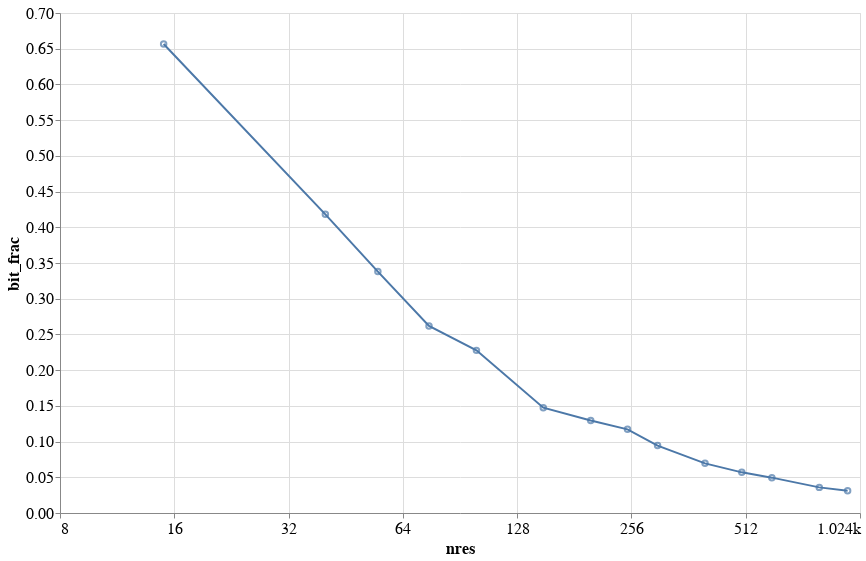

Notebook source saved alongside this figure:
### Code cell
rec = []
for nres, d in decoys.items():
    bit = tmol.score.ljlk.cpp_potential.cpu.block_interaction_lists(d.tmol_coords, 6.0, 8)
    bit_frac = float(bit.shape[0]) / (d.tmol_coords.shape[0] / 8) ** 2
    rec.append(dict(nres=nres, bit_frac=bit_frac))

c = altair.Chart(pandas.DataFrame.from_records(rec))

encoding =  dict(
    x=altair.X(
        "nres", axis=altair.Axis(format="s"), scale=altair.Scale(type="log", base=2)
    ),
    y="bit_frac"
)

c.mark_line().encode(**encoding) + c.mark_point().encode(**encoding)

### Figure 1 — Vega-Lite specification as saved in the notebook (floating-point values rounded to 4 significant figures)
{"$schema": "https://vega.github.io/schema/vega-lite/v2.6.0.json", "config": {"axis": {"labelFontSize": 16, "titleFontSize": 16}, "header": {"labelFontSize": 16, "titleFontSize": 16}, "legend": {"labelFontSize": 16, "titleFontSize": 16}, "title": {"fontSize": 16}, "view": {"height": 500, "width": 800}}, "datasets": {"data-d599794f26c6150185af40bad735cdfc": [{"bit_frac": 0.2277, "nres": 100}, {"bit_frac": 0.1475, "nres": 150}, {"bit_frac": 0.4181, "nres": 40}, {"bit_frac": 0.2619, "nres": 75}, {"bit_frac": 0.338, "nres": 55}, {"bit_frac": 0.6566, "nres": 15}, {"bit_frac": 0.03587, "nres": 800}, {"bit_frac": 0.0695, "nres": 400}, {"bit_frac": 0.1171, "nres": 250}, {"bit_frac": 0.1296, "nres": 200}, {"bit_frac": 0.0313, "nres": 950}, {"bit_frac": 0.0495, "nres": 600}, {"bit_frac": 0.0569, "nres": 500}, {"bit_frac": 0.09438, "nres": 300}]}, "layer": [{"data": {"name": "data-d599794f26c6150185af40bad735cdfc"}, "encoding": {"x": {"axis": {"format": "s"}, "field": "nres", "scale": {"base": 2, "type": "log"}, "type": "quantitative"}, "y": {"field": "bit_frac", "type": "quantitative"}}, "mark": "line"}, {"data": {"name": "data-d599794f26c6150185af40bad735cdfc"}, "encoding": {"x": {"axis": {"format": "s"}, "field": "nres", "scale": {"base": 2, "type": "log"}, "type": "quantitative"}, "y": {"field": "bit_frac", "type": "quantitative"}}, "mark": "point"}]}
